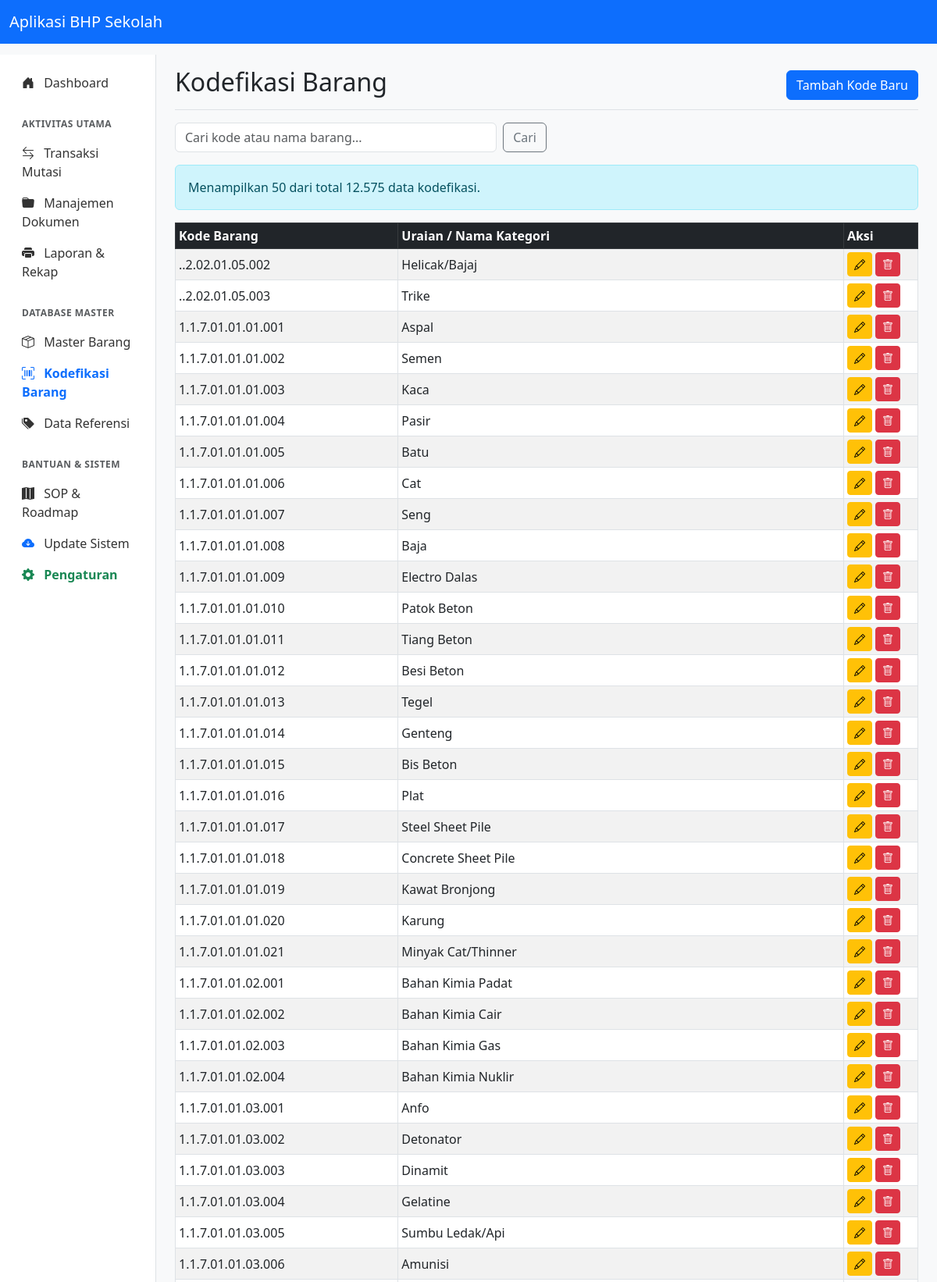
Page /kodefikasi.php (upper part) on the committed database.
### tables this page shows
CREATE TABLE ref_kode_barang (kode TEXT PRIMARY KEY, uraian TEXT);

### kodefikasi.php (the view, shortened to what this page needs)
<?php
require_once 'config.php';
$limit = 50;
$page = isset($_GET['page']) ? (int)$_GET['page'] : 1;
$offset = ($page - 1) * $limit;
$search = isset($_GET['q']) ? $_GET['q'] : '';
$where = "";
$params = [];
$count_stmt = $pdo->prepare("SELECT COUNT(*) FROM ref_kode_barang $where");
$count_stmt->execute($params);
$total_rows = $count_stmt->fetchColumn();
$sql = "SELECT * FROM ref_kode_barang $where ORDER BY kode ASC LIMIT $limit OFFSET $offset";
$stmt = $pdo->prepare($sql);
$stmt->execute($params);
$kode_list = $stmt->fetchAll(PDO::FETCH_ASSOC);
include 'layout_header.php';
?>
<div class="d-flex justify-content-between flex-wrap flex-md-nowrap align-items-center pb-2 mb-3 border-bottom">
    <h1 class="h2">Kodefikasi Barang</h1>
    <button class="btn btn-primary" data-bs-toggle="modal" data-bs-target="#addModal">Tambah Kode Baru</button>
</div>
<form method="get" class="mb-3 d-flex gap-2 w-50">
    <input type="text" name="q" class="form-control" placeholder="Cari kode atau nama barang..." value="<?= htmlspecialchars($search) ?>">
    <button type="submit" class="btn btn-outline-secondary">Cari</button>
</form>
<div class="alert alert-info">
    Menampilkan <?= count($kode_list) ?> dari total <?= number_format($total_rows, 0, ',', '.') ?> data kodefikasi.
</div>
<div class="table-responsive">
    <table class="table table-striped table-bordered table-sm align-middle">
        <thead class="table-dark">
            <tr>
                <th width="30%">Kode Barang</th>
                <th width="60%">Uraian / Nama Kategori</th>
                <th width="10%">Aksi</th>
            </tr>
        </thead>
        <tbody>
            <?php foreach ($kode_list as $k): ?>
            <tr>
                <td><?= htmlspecialchars($k['kode']) ?></td>
                <td><?= htmlspecialchars($k['uraian']) ?></td>
                <td>
                    <div class="d-flex flex-nowrap gap-1">
                        <button type="button" class="btn btn-warning btn-sm"
                            data-kode="<?= htmlspecialchars($k['kode']) ?>"
                            data-uraian="<?= htmlspecialchars($k['uraian']) ?>"
                            onclick="editKode(this)" title="Edit">
                            <i class="bi bi-pencil"></i>
                        </button>
                        <form method="post" onsubmit="return confirm('Hapus kodefikasi ini?');">
                            <button type="submit" class="btn btn-danger btn-sm" title="Hapus"><i class="bi bi-trash"></i></button>
                        </form>
                    </div>
                </td>
            </tr>
            <?php endforeach; ?>
        </tbody>
    </table>
</div>
<?php include 'layout_footer.php'; ?>

### layout_header.php (shortened to what this page needs)
<!DOCTYPE html>
<html lang="id">
<head>
    <link href="https://cdn.jsdelivr.net/npm/bootstrap@5.3.0/dist/css/bootstrap.min.css" rel="stylesheet">
    <link rel="stylesheet" href="https://cdn.jsdelivr.net/npm/bootstrap-icons@1.10.5/font/bootstrap-icons.css">
    <link href="https://cdn.jsdelivr.net/npm/tom-select@2.2.2/dist/css/tom-select.bootstrap5.min.css" rel="stylesheet">
</head>
<body>
<nav class="navbar navbar-expand-lg navbar-dark bg-primary fixed-top d-print-none">
  <div class="container-fluid">
    <a class="navbar-brand" href="index.php">Aplikasi BHP Sekolah</a>
  </div>
</nav>
<div class="container-fluid">
  <div class="row">
    <nav class="col-md-3 col-lg-2 d-md-block sidebar collapse d-print-none" id="navbarNav">
      <div class="position-sticky pt-3">
        <ul class="nav flex-column">
          <li class="nav-item">
            <a class="nav-link <?= (basename($_SERVER['PHP_SELF']) == 'index.php') ? 'active' : '' ?>" href="index.php">
              <i class="bi bi-house-door-fill me-2"></i> Dashboard
            </a>
          </li>
          <li class="nav-item mt-3">
            <span class="nav-link text-muted fw-bold small text-uppercase" style="font-size: 0.75rem; letter-spacing: 0.5px;">Aktivitas Utama</span>
          </li>
          <li class="nav-item">
            <a class="nav-link <?= (basename($_SERVER['PHP_SELF']) == 'transaksi.php' || basename($_SERVER['PHP_SELF']) == 'import_transaksi.php') ? 'active' : '' ?>" href="transaksi.php">
              <i class="bi bi-arrow-left-right me-2"></i> Transaksi Mutasi
            </a>
          </li>
          <li class="nav-item">
            <a class="nav-link <?= (basename($_SERVER['PHP_SELF']) == 'dokumen.php') ? 'active' : '' ?>" href="dokumen.php">
              <i class="bi bi-folder-fill me-2"></i> Manajemen Dokumen
            </a>
          </li>
          <li class="nav-item">
            <a class="nav-link <?= (basename($_SERVER['PHP_SELF']) == 'laporan.php') ? 'active' : '' ?>" href="laporan.php">
              <i class="bi bi-printer-fill me-2"></i> Laporan & Rekap
            </a>
          </li>
          <li class="nav-item mt-3">
            <span class="nav-link text-muted fw-bold small text-uppercase" style="font-size: 0.75rem; letter-spacing: 0.5px;">Database Master</span>
          </li>
          <li class="nav-item">
            <a class="nav-link <?= (basename($_SERVER['PHP_SELF']) == 'master.php' || basename($_SERVER['PHP_SELF']) == 'import_master.php') ? 'active' : '' ?>" href="master.php">
              <i class="bi bi-box-seam me-2"></i> Master Barang
            </a>
          </li>
          <li class="nav-item">
            <a class="nav-link <?= (basename($_SERVER['PHP_SELF']) == 'kodefikasi.php') ? 'active' : '' ?>" href="kodefikasi.php">
              <i class="bi bi-upc-scan me-2"></i> Kodefikasi Barang
            </a>
          </li>
          <li class="nav-item">
            <a class="nav-link <?= (basename($_SERVER['PHP_SELF']) == 'referensi.php') ? 'active' : '' ?>" href="referensi.php">
              <i class="bi bi-tags-fill me-2"></i> Data Referensi
            </a>
          </li>
          <li class="nav-item mt-3">
            <span class="nav-link text-muted fw-bold small text-uppercase" style="font-size: 0.75rem; letter-spacing: 0.5px;">Bantuan & Sistem</span>
          </li>
          <li class="nav-item">
            <a class="nav-link <?= (basename($_SERVER['PHP_SELF']) == 'roadmap.php') ? 'active' : '' ?>" href="roadmap.php">
              <i class="bi bi-map-fill me-2"></i> SOP & Roadmap
            </a>
          </li>
          <li class="nav-item">
            <a class="nav-link <?= (basename($_SERVER['PHP_SELF']) == 'updater.php') ? 'active' : '' ?>" href="updater.php">
              <i class="bi bi-cloud-arrow-down-fill me-2 text-primary"></i> Update Sistem
            </a>
          </li>
          <li class="nav-item">
            <a class="nav-link <?= (basename($_SERVER['PHP_SELF']) == 'pengaturan.php') ? 'active' : '' ?> text-success fw-bold" href="pengaturan.php">
              <i class="bi bi-gear-fill me-2"></i> Pengaturan
            </a>
          </li>
        </ul>
      </div>
    </nav>
    <main class="col-md-9 ms-sm-auto col-lg-10 px-md-4 pt-3">

### layout_footer.php (shortened to what this page needs)
    </main>
  </div>
</div>
</body>
</html>

### layout_header.php (style rules this page uses)
body { padding-top: 70px; background-color: #f8f9fa; }
.sidebar { min-height: calc(100vh - 70px); background-color: #fff; border-right: 1px solid #dee2e6; }
.nav-link { color: #333; }
.nav-link.active { font-weight: bold; color: #0d6efd; }

### rows in the picture
ref_kode_barang: kode "..2.02.01.05.002", uraian "Helicak/Bajaj"
ref_kode_barang: kode "..2.02.01.05.003", uraian "Trike"
ref_kode_barang: kode "1.1.7.01.01.01.001", uraian "Aspal"
ref_kode_barang: kode "1.1.7.01.01.01.002", uraian "Semen"
ref_kode_barang: kode "1.1.7.01.01.01.003", uraian "Kaca"
ref_kode_barang: kode "1.1.7.01.01.01.004", uraian "Pasir"
ref_kode_barang: kode "1.1.7.01.01.01.005", uraian "Batu"
ref_kode_barang: kode "1.1.7.01.01.01.006", uraian "Cat"
ref_kode_barang: kode "1.1.7.01.01.01.007", uraian "Seng"
ref_kode_barang: kode "1.1.7.01.01.01.008", uraian "Baja"
ref_kode_barang: kode "1.1.7.01.01.01.009", uraian "Electro Dalas"
ref_kode_barang: kode "1.1.7.01.01.01.010", uraian "Patok Beton"
ref_kode_barang: kode "1.1.7.01.01.01.011", uraian "Tiang Beton"
ref_kode_barang: kode "1.1.7.01.01.01.012", uraian "Besi Beton"
ref_kode_barang: kode "1.1.7.01.01.01.013", uraian "Tegel"
ref_kode_barang: kode "1.1.7.01.01.01.014", uraian "Genteng"
ref_kode_barang: kode "1.1.7.01.01.01.015", uraian "Bis Beton"
ref_kode_barang: kode "1.1.7.01.01.01.016", uraian "Plat"
ref_kode_barang: kode "1.1.7.01.01.01.017", uraian "Steel Sheet Pile"
ref_kode_barang: kode "1.1.7.01.01.01.018", uraian "Concrete Sheet Pile"
ref_kode_barang: kode "1.1.7.01.01.01.019", uraian "Kawat Bronjong"
ref_kode_barang: kode "1.1.7.01.01.01.020", uraian "Karung"
ref_kode_barang: kode "1.1.7.01.01.01.021", uraian "Minyak Cat/Thinner"
ref_kode_barang: kode "1.1.7.01.01.02.001", uraian "Bahan Kimia Padat"
ref_kode_barang: kode "1.1.7.01.01.02.002", uraian "Bahan Kimia Cair"
ref_kode_barang: kode "1.1.7.01.01.02.003", uraian "Bahan Kimia Gas"
ref_kode_barang: kode "1.1.7.01.01.02.004", uraian "Bahan Kimia Nuklir"
ref_kode_barang: kode "1.1.7.01.01.03.001", uraian "Anfo"
ref_kode_barang: kode "1.1.7.01.01.03.002", uraian "Detonator"
ref_kode_barang: kode "1.1.7.01.01.03.003", uraian "Dinamit"
ref_kode_barang: kode "1.1.7.01.01.03.004", uraian "Gelatine"
ref_kode_barang: kode "1.1.7.01.01.03.005", uraian "Sumbu Ledak/Api"
ref_kode_barang: kode "1.1.7.01.01.03.006", uraian "Amunisi"

### other values in the picture
count($kode_list) "50"
$total_rows "12.575"
